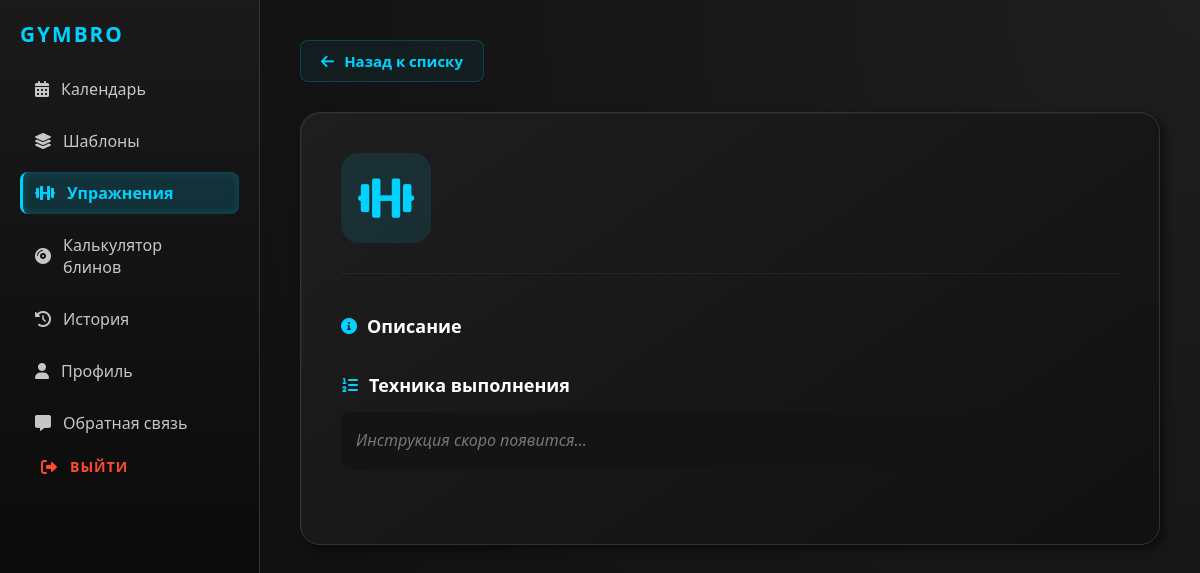
Page /web/exercises/2 on the earlier database version.
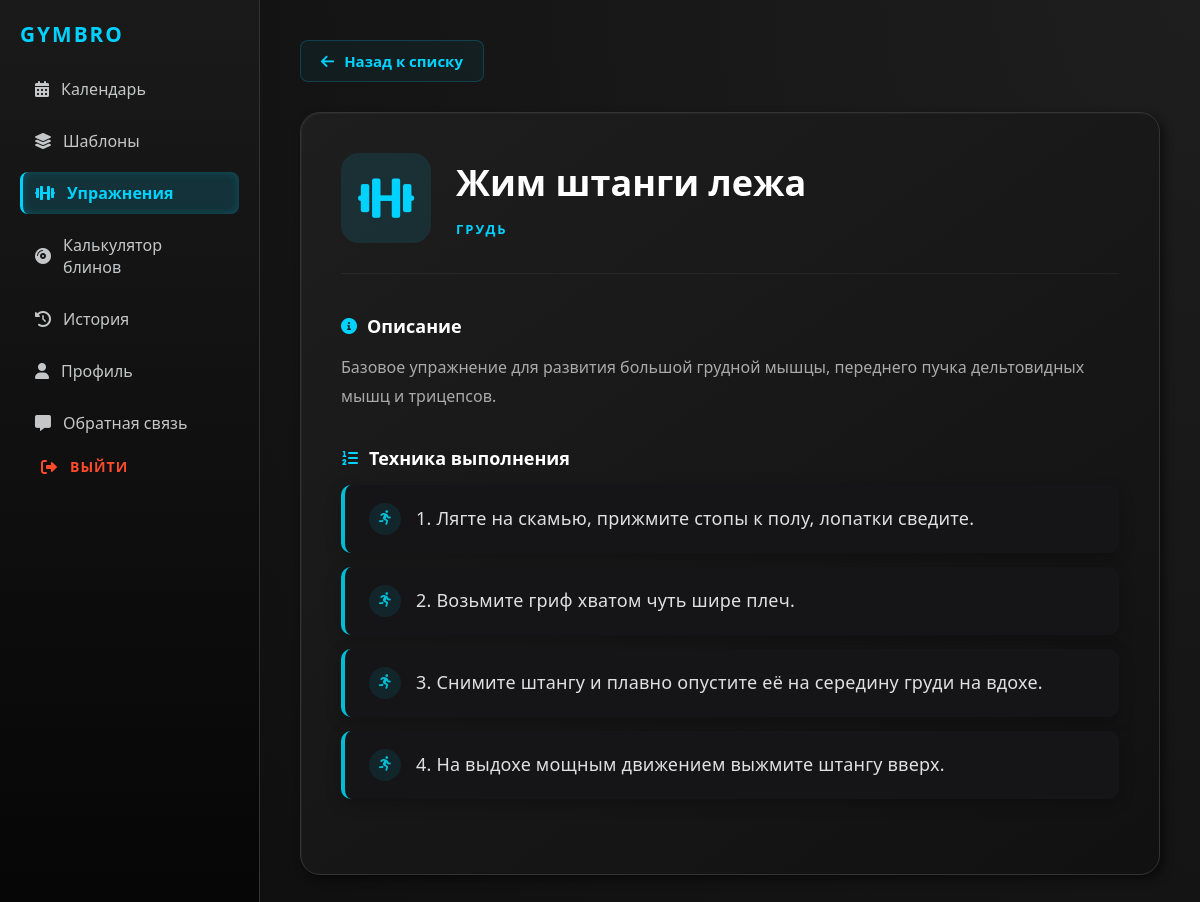
Same page on the later database version.
### tables this page shows
CREATE TABLE exercises (
    id INTEGER PRIMARY KEY,
    name TEXT NOT NULL,
    description TEXT,
    muscle_group TEXT
);

### backend/main.py (the view)
@app.get("/web/exercises/{exercise_id}", response_class=HTMLResponse, tags=["Web UI"])
async def get_exercise_detail(request: Request, exercise_id: int):
    conn = get_db_connection()
    exercise = sql.select_by_id(conn, "exercises", exercise_id)
    conn.close()
    return templates.TemplateResponse(
        request=request,
        name="exercise_detail.html",
        context={"ex": exercise}
    )

### frontend/templates/exercise_detail.html (shortened to what this page needs)
{% extends "base.html" %}
{% block content %}
<div class="detail-page">
    <a href="javascript:history.back()" class="btn-back-styled">
        <i class="fas fa-arrow-left"></i> Назад к списку
    </a>
    <div class="exercise-detail-card card-metallic">
        <div class="detail-header">
            <div class="ex-icon-large">
                <i class="fas {{ ex.icon_class or 'fa-dumbbell' }}"></i>
            </div>
            <div class="ex-title-group">
                <h1>{{ ex.name }}</h1>
                <span class="muscle-tag-large">{{ex.muscle_group }}</span>
            </div>
        </div>
        <div class="detail-body">
            <div class="detail-section">
                <h3 class="section-subtitle"><i class="fas fa-info-circle"></i> Описание</h3>
                <p class="detail-text">
                    {{ ex.description.split(' --- ')[0] if ' --- ' in ex.description else ex.description }}
                </p>
            </div>
            <div class="detail-section">
    <h3 class="section-subtitle"><i class="fas fa-list-ol"></i> Техника выполнения</h3>
    <div class="technique-box" style="background: transparent; padding: 0; border: none;">
        {% if ' --- ' in ex.description %}
            <div class="steps-container" style="display: flex; flex-direction: column; gap: 14px; margin-top: 15px;">
                {% for line in ex.description.split(' --- ')[1].split('\n') %}
                    {% if line.strip() %}
                        <div class="step-card" style="
                            background: #151518;
                            padding: 18px 24px;
                            border-radius: 10px;
                            border-left: 4px solid #00bcd4;
                            box-shadow: 0 4px 15px rgba(0, 0, 0, 0.25);
                            display: flex;
                            align-items: center;
                            gap: 15px;
                            transition: all 0.3s ease;
                        " onmouseover="this.style.background='#1a1a1e'; this.style.transform='translateX(5px)';" onmouseout="this.style.background='#151518'; this.style.transform='translateX(0)';">
                            <div class="step-icon-wrapper" style="
                                background: rgba(0, 188, 212, 0.1);
                                color: #00bcd4;
                                width: 32px;
                                height: 32px;
                                border-radius: 50%;
                                display: flex;
                                align-items: center;
                                justify-content: center;
                                font-size: 11pt;
                                flex-shrink: 0;
                            ">
                                <i class="fas fa-running"></i>
                            </div>
                            <p style="
                                margin: 0;
                                color: #e0e0e0;
                                font-size: 13.5pt;
                                line-height: 1.6;
                                font-weight: 400;
                                letter-spacing: 0.2px;
                            ">
                                {{ line.strip() }}
                            </p>
                        </div>
                    {% endif %}
                {% endfor %}
            </div>
        {% else %}
            <div style="color: #777; font-style: italic; padding: 15px; background: #141414; border-radius: 8px;">
                Инструкция скоро появится...
            </div>
        {% endif %}
    </div>
</div>
        </div>
    </div>
</div>
{% endblock %}

Differences in the rows shown:
added exercises: name "Жим штанги лежа", muscle_group "ГРУДЬ", description "Базовое упражнение для развития большой грудной мышцы, переднего пучка дельтовидных мышц и трицепсов."
Other differences:
new list line: "1. Лягте на скамью, прижмите стопы к полу, лопатки сведите."
new list line: "2. Возьмите гриф хватом чуть шире плеч."
new list line: "3. Снимите штангу и плавно опустите её на середину груди на вдохе."
new list line: "4. На выдохе мощным движением выжмите штангу вверх."
text no longer shown: "Инструкция скоро появится..."
